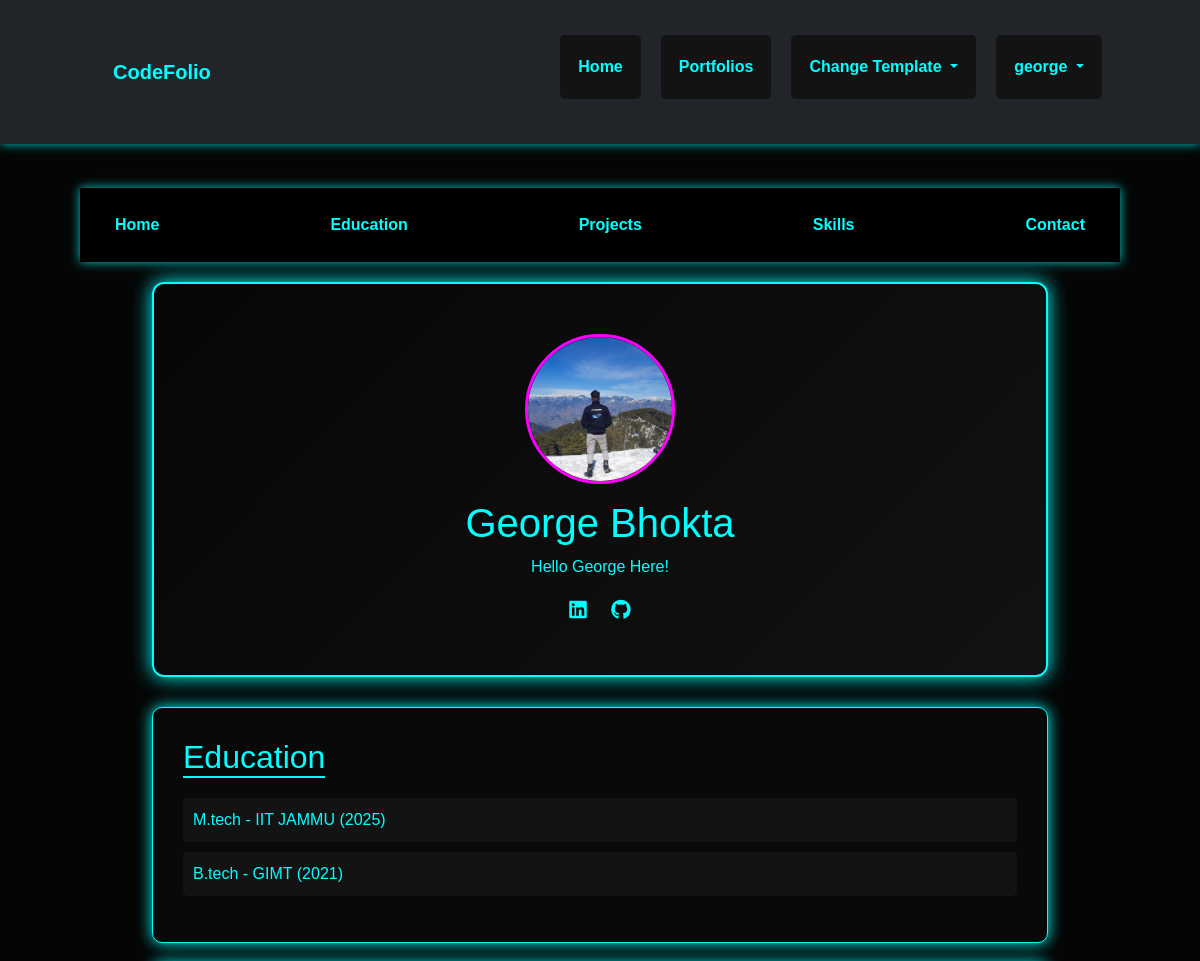
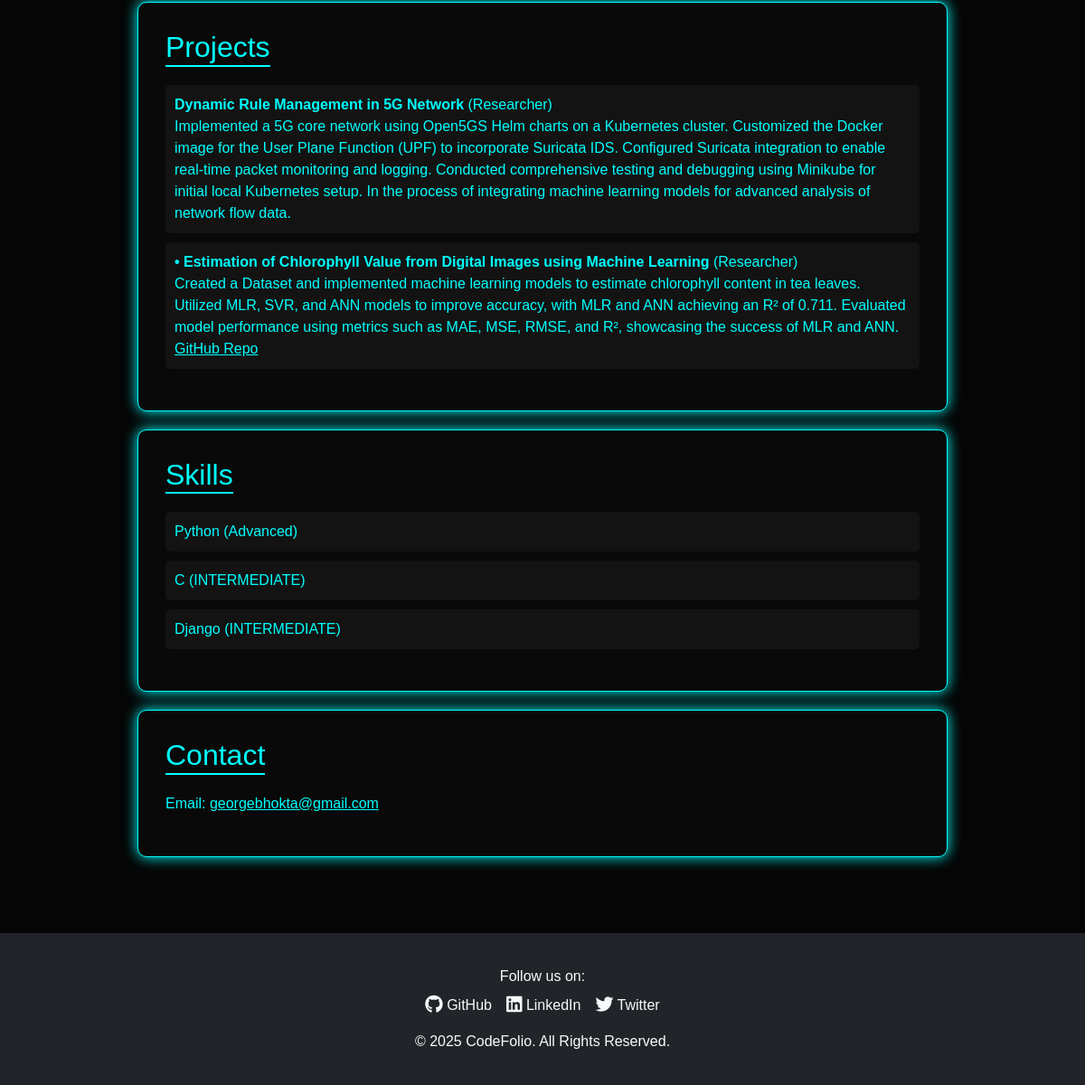
/protfolio/george/ (signed in), run on the app's committed database (2 pictures, top to bottom).
### accounts/models.py (models this page shows, shortened)
class UserProfile(models.Model):
    user=models.OneToOneField(User,on_delete=models.CASCADE)
    bio=models.TextField(null=True,blank=True)
    profile_image=models.ImageField(upload_to='profiles/',null=True,blank=True)
    linkedin=models.URLField(null=True,blank=True)
    github=models.URLField(null=True,blank=True)
    twitter=models.URLField(null=True,blank=True)

### portfolio/models.py (models this page shows, shortened)
class Portfolio(models.Model):
    TEMPLATE_CHOICES = [
        ('template1', 'Modern Dark'),
        ('template2', 'Elegant Light'),
        ('template3', 'Professional Blue'),
        ('template4', 'Minimal White'),
    ]
    user = models.OneToOneField(settings.AUTH_USER_MODEL, on_delete=models.CASCADE, related_name='portfolio')
    title = models.CharField(max_length=255)
    description = models.TextField()
    template_choice = models.CharField(max_length=20, choices=TEMPLATE_CHOICES, default='template1')
    github_link = models.URLField(blank=True, null=True)
    linkedin = models.URLField(blank=True, null=True)
    twitter = models.URLField(blank=True, null=True)
    website = models.URLField(blank=True, null=True)
    profile_image = models.ImageField(upload_to='portfolio/profile_images/', blank=True, null=True)
    resume = models.FileField(upload_to='portfolio/resumes/', blank=True, null=True)

class Education(models.Model):
    user = models.ForeignKey(settings.AUTH_USER_MODEL, on_delete=models.CASCADE, related_name='education')
    course = models.CharField(max_length=100)
    institute = models.CharField(max_length=255)
    result = models.CharField(max_length=50)
    year_of_passing = models.PositiveIntegerField()

class Project(models.Model):
    user = models.ForeignKey(settings.AUTH_USER_MODEL, on_delete=models.CASCADE, related_name='projects')
    title = models.CharField(max_length=255)
    role = models.CharField(max_length=100, blank=True, null=True)
    description = models.TextField()
    start_date = models.DateField()
    end_date = models.DateField(null=True, blank=True)
    technologies = models.CharField(max_length=255)  # Comma-separated list of technologies used
    programming_languages = models.CharField(max_length=255, blank=True, null=True)
    link = models.URLField(blank=True, null=True)
    github_repo = models.URLField(blank=True, null=True)  # GitHub Project Link
    live_demo = models.URLField(blank=True, null=True)  # Live Code Demo URL
    image = models.ImageField(upload_to='project_images/', null=True, blank=True)

class Skill(models.Model):
    SKILL_TYPES = [
        ('Programming Language', 'Programming Language'),
        ('Framework', 'Framework'),
        ('Tool', 'Tool'),
        ('Other', 'Other'),
    ]
    user = models.ForeignKey(settings.AUTH_USER_MODEL, on_delete=models.CASCADE, related_name='skills')
    name = models.CharField(max_length=100)
    proficiency = models.CharField(max_length=50)
    skill_type = models.CharField(max_length=30, choices=SKILL_TYPES, default='Other')

### portfolio/views.py (the view)
# urls.py: path('<str:username>/', view_portfolio, name='view_portfolio'),
def view_portfolio(request, username):
    portfolio = get_object_or_404(Portfolio, user__username=username)
    user_profile = get_object_or_404(UserProfile, user=portfolio.user)  # ✅ Fetch UserProfile
    template = f"portfolio/{portfolio.template_choice}.html"
    context = {
        'portfolio': portfolio,
        'user_profile': user_profile,  # ✅ Add user profile details
        'educations': Education.objects.filter(user=portfolio.user),
        'projects': Project.objects.filter(user=portfolio.user),
        'publications': Publication.objects.filter(user=portfolio.user),
        'certifications': Certification.objects.filter(user=portfolio.user),
        'achievements': Achievement.objects.filter(user=portfolio.user),
        'skills': Skill.objects.filter(user=portfolio.user),
    }
    return render(request, template, context)

### templates/portfolio/template4.html (shortened to what this page needs)
{% extends 'portfolio/base_portfolio.html' %}
{% load static %}
{% block content %}
<div class="navbar">
    <a href="#">Home</a>
    <a href="#education">Education</a>
    <a href="#projects">Projects</a>
    <a href="#skills">Skills</a>
    <a href="#contact">Contact</a>
</div>
<div class="container">
    <div class="profile-section">
        <div>
            {% if user_profile.profile_image %}
                <img src="{{ user_profile.profile_image.url }}" alt="Profile Image" class="profile-img">
            {% else %}
                <img src="{% static 'portfolio/default_profile.png' %}" alt="Profile Image" class="profile-img">
            {% endif %}
            <h1>{{ portfolio.user.get_full_name }}</h1>
            <p>{{ user_profile.bio }}</p>
            <div class="social-links">
                {% if user_profile.linkedin %}<a href="{{ user_profile.linkedin }}" target="_blank"><i class="fab fa-linkedin"></i></a>{% endif %}
                {% if user_profile.github %}<a href="{{ user_profile.github }}" target="_blank"><i class="fab fa-github"></i></a>{% endif %}
            </div>
        </div>
    </div>
    <div id="education" class="section">
        <h2>Education</h2>
        <ul>
            {% for edu in educations %}
            <li>{{ edu.course }} - {{ edu.institute }} ({{ edu.year_of_passing }})</li>
            {% endfor %}
        </ul>
    </div>
    <div id="projects" class="section">
        <h2>Projects</h2>
        <ul>
            {% for project in projects %}
            <li>
                <strong>{{ project.title }}</strong> ({{ project.role }})<br>
                {{ project.description }}<br>
                {% if project.github_repo %} <a href="{{ project.github_repo }}" style="color: #0ff;">GitHub Repo</a> {% endif %}
            </li>
            {% endfor %}
        </ul>
    </div>
    <div id="skills" class="section">
        <h2>Skills</h2>
        <ul>
            {% for skill in skills %}
            <li>{{ skill.name }} ({{ skill.proficiency }})</li>
            {% endfor %}
        </ul>
    </div>
    <div id="contact" class="section">
        <h2>Contact</h2>
        <p>Email: <a href="mailto:{{ portfolio.user.email }}" style="color: #0ff;">{{ portfolio.user.email }}</a></p>
    </div>
</div>
{% endblock %}

### templates/base.html (shortened to what this page needs)
{% load static %}
<!DOCTYPE html>
<html lang="en">
<head>
    <link rel="stylesheet" href="{% static 'css/style.css' %}">
    <link rel="stylesheet" href="{% static 'css/forms.css' %}">
    <link rel="stylesheet" href="{% static 'css/portfolio.css' %}">
    <link rel="stylesheet" href="https://cdn.jsdelivr.net/npm/bootstrap@5.3.0/dist/css/bootstrap.min.css">
</head>
<body>
<header class="navbar navbar-expand-lg navbar-dark bg-dark">
    <div class="container">
        <a class="navbar-brand" href="{% url 'home' %}">CodeFolio</a>
        <div class="collapse navbar-collapse" id="navbarNav">
            <ul class="navbar-nav ms-auto nav-gap">
                <li class="nav-item"><a class="nav-link" href="{% url 'home' %}">Home</a></li>
                <li class="nav-item"><a class="nav-link" href="{% url 'portfolio_list' %}">Portfolios</a></li>
                {% if user.is_authenticated %}
                        <li class="nav-item dropdown">
                            <a class="nav-link dropdown-toggle" href="#" id="templateDropdown" role="button" data-bs-toggle="dropdown">
                                Change Template
                            </a>
                        </li>
                <li class="nav-item dropdown">
                    <a class="nav-link dropdown-toggle" href="#" id="userDropdown" role="button" data-bs-toggle="dropdown">
                        {{ user.username }}
                    </a>
                </li>
                {% else %}
                <li class="nav-item"><a class="nav-link" href="{% url 'login' %}">Login</a></li>
                <li class="nav-item"><a class="nav-link" href="{% url 'register' %}">Sign Up</a></li>
                {% endif %}
            </ul>
        </div>
    </div>
</header>
    <main class="container my-4">
        {% block content %}{% endblock %}
    </main>
    <footer class="bg-dark text-light py-3">
        <div class="container text-center">
            <p class="mb-2">Follow us on:</p>
            <div class="d-flex justify-content-center gap-3">
                <a href="https://github.com/GBhokta" target="_blank" class="text-light">
                    <i class="fab fa-github fa-lg"></i> GitHub
                </a>
                <a href="https://www.linkedin.com/in/george-bhokta-73635872/" target="_blank" class="text-light">
                    <i class="fab fa-linkedin fa-lg"></i> LinkedIn
                </a>
                <a href="https://twitter.com" target="_blank" class="text-light">
                    <i class="fab fa-twitter fa-lg"></i> Twitter
                </a>
            </div>
            <p class="mt-3 mb-0">&copy; 2025 CodeFolio. All Rights Reserved.</p>
        </div>
    </footer>
</body>
</html>

### static/css/style.css (style rules this page uses)
.nav-gap { display: flex; gap: 20px; }
footer a { text-decoration: none; transition: color 0.3s ease-in-out; }

### templates/portfolio/template4.html (style rules this page uses)
body { font-family: 'Orbitron', sans-serif; background-color: #050505; color: #0ff; margin: 0; padding: 0; }
.container { width: 90%; max-width: 1200px; margin: auto; padding: 20px; }
.navbar { background: rgba(0, 0, 0, 0.9); padding: 15px 20px; box-shadow: 0 0 10px rgba(0, 255, 255, 0.8); }
.navbar a { color: #0ff !important; font-weight: bold; text-decoration: none; padding: 10px 15px; }
.profile-section { display: flex; align-items: center; justify-content: center; text-align: center; padding: 50px 20px; background: linear-gradient(135deg, #060606, #121212); border: 2px solid #0ff; box-shadow: 0 0 20px #0ff; border-radius: 12px; margin-bottom: 30px; }
.profile-img { width: 150px; height: 150px; border-radius: 50%; border: 3px solid #f0f; object-fit: cover; margin-bottom: 15px; }
.social-links a { color: #0ff; margin: 0 10px; font-size: 20px; transition: 0.3s; }
.section { background: #090909; padding: 30px; margin-bottom: 20px; border-radius: 10px; box-shadow: 0 0 15px #0ff; border: 1px solid #0ff; transition: 0.3s; }
.section h2 { color: #0ff; border-bottom: 2px solid #0ff; display: inline-block; margin-bottom: 20px; }
ul { list-style: none; padding: 0; }
ul li { background: #131313; padding: 10px; margin-bottom: 10px; border-radius: 5px; transition: 0.3s; }

### data on the page
UserProfile: profile_image (picture), bio "Hello George Here!"
Portfolio: user.get_full_name "George Bhokta", user.email "georgebhokta@gmail.com"
Education: course "M.tech", institute "IIT JAMMU", year_of_passing "2025"
Education: course "B.tech", institute "GIMT", year_of_passing "2021"
Project: title "Dynamic Rule Management in 5G Network", role "Researcher", description "Implemented a 5G core network using Open5GS Helm charts on a Kubernetes cluster. Customized the Docker image for the User Plane Function (UPF) to incorporate Suricata IDS. Configured Suricata integration to enable real-time packet monitoring and logging. Conducted comprehensive testing and debugging using Minikube for initial local Kubernetes setup. In the process of integrating machine learning models for advanced analysis of network flow data."
Project: title "• Estimation of Chlorophyll Value from Digital Images using Machine Learning", role "Researcher", description "Created a Dataset and implemented machine learning models to estimate chlorophyll content in tea leaves. Utilized MLR, SVR, and ANN models to improve accuracy, with MLR and ANN achieving an R² of 0.711. Evaluated model performance using metrics such as MAE, MSE, RMSE, and R², showcasing the success of MLR and ANN."
Skill: name "Python", proficiency "Advanced"
Skill: name "C", proficiency "INTERMEDIATE"
Skill: name "Django", proficiency "INTERMEDIATE"

### other printed values
{{ user.username }} "george"
